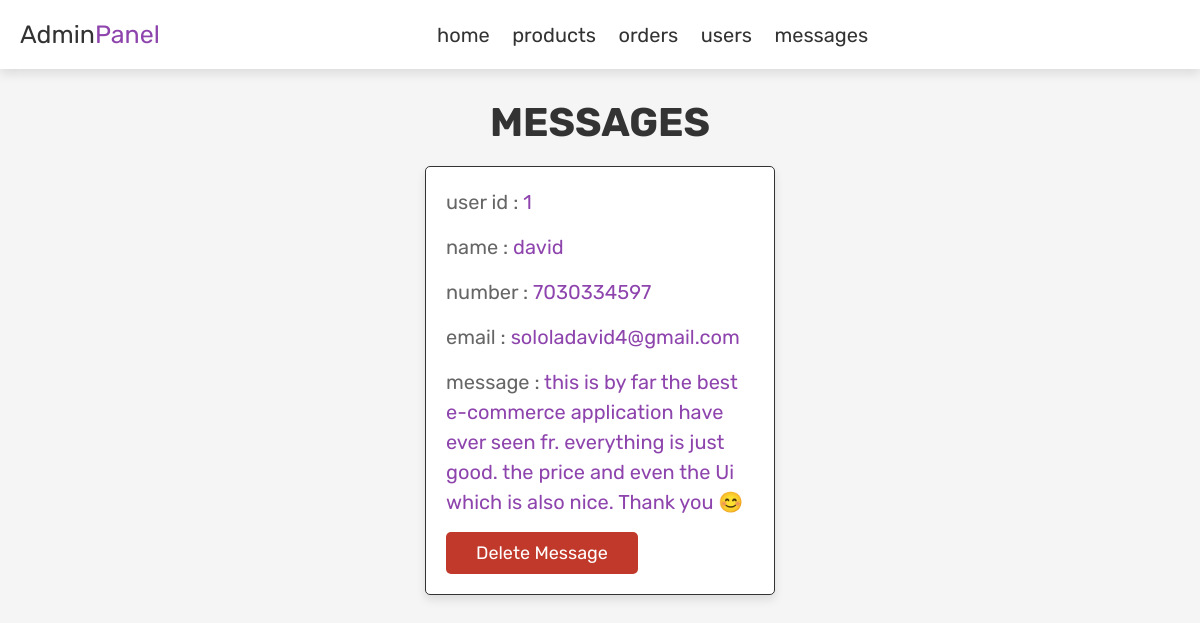
The app's page /admin_contact/, older data.
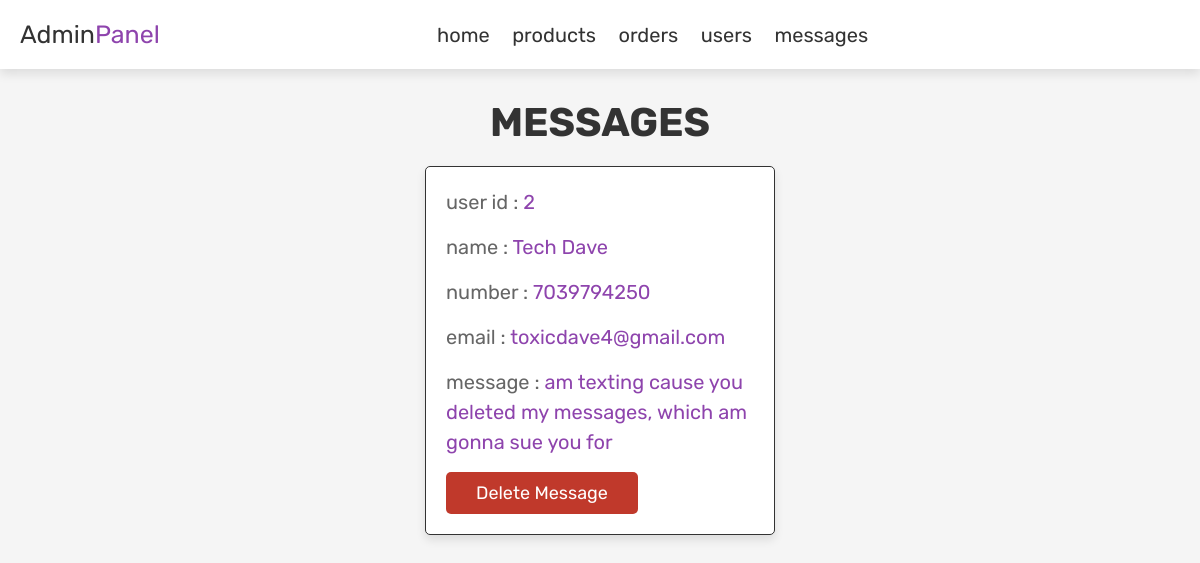
The same page, newer data.
### homepage/models.py (models this page shows, shortened)
class Message(models.Model):
    name = models.CharField(max_length=100)
    email = models.EmailField()
    number = models.IntegerField()
    message = models.TextField(max_length=1000)

### adminpanel/views.py (the view)
# urls.py: path('admin_contact/', views.admin_contact, name = 'admin contact'),
def admin_contact(request):
    select_message = Message.objects.all()
    select_message_count = select_message.count()
    context = {
        'select_message_count' : select_message_count,
        'select_message' : select_message,
    }
    return render(request, 'adminpanel/admin_contacts.html', context)

### homepage/templates/adminpanel/admin_contacts.html (shortened to what this page needs)
{% load static %}
<!DOCTYPE html>
<html lang="en">
<head>
   <link href="{% static 'fontawesomefree/css/all.min.css' %}" rel="stylesheet" type="text/css">
   <link rel="stylesheet" href="{% static 'css/admin_style.css' %}">
</head>
<body>
{% include "adminpanel/admin_header.html" %}
<section class="messages">
   <h1 class="title"> messages </h1>
   <div class="box-container">
   {% if select_message_count > 0 %}
      {% for text in select_message  %}
         <div class="box">
            <p> user id : <span>{{text.id}}</span> </p>
            <p> name : <span> {{text.name}} </span> </p>
            <p> number : <span> {{text.number}} </span> </p>
            <p> email : <span>{{text.email}}</span></p>
            <p> message : <span>{{text.message}}</span> </p>
            <a href="{% url "deletecontact" text.id %}" onclick="return confirm('delete this message?');" class="delete-btn">delete message</a>
         </div>
      {% endfor %}
   {% else %}
      <p class="empty">you have no messages!</p>
   {% endif %}
   </div>
</section>
</body>
</html>

Row changes from the older to the newer data that the page shows:
removed Message: id "1", name "david", number "7030334597", email "sololadavid4@gmail.com", message "this is by far the best e-commerce application have ever seen fr. everything is just good. the price and even the Ui which is also nice. Thank you 😊"
added Message: id "2", name "Tech Dave", number "7039794250", email "toxicdave4@gmail.com", message "am texting cause you deleted my messages, which am gonna sue you for"
